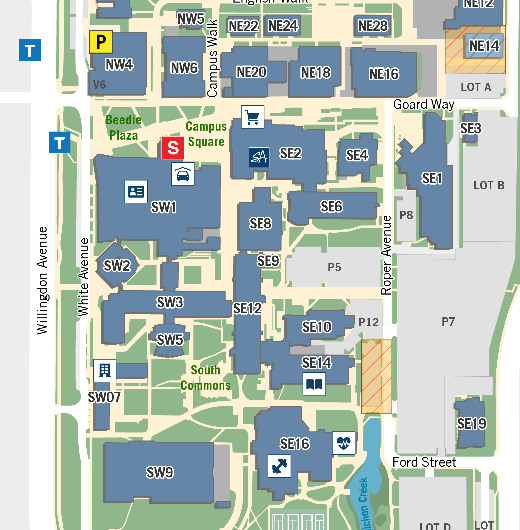
#> input picture data/campus/visual/campus-wayfinding-central.png, 520 x 530 px
$ python -i prepare_visual_maps.py   (imports and definitions only)
#> lines starting #> are read from the running program, lines starting #| are printed output that depends on the picture
"""Build reproducible visual and geometric evidence from the downloaded BCIT PDFs.

No network or model calls. Source PDFs remain unmodified. Extracted drawing paths
are not asserted to be walls, doors, accessible passages, or routing topology.
Usage: python scripts/prepare_visual_maps.py [--workers 3]
"""
from concurrent.futures import ProcessPoolExecutor
from datetime import datetime, timezone
from pathlib import Path
import argparse
import hashlib
import json
import math
import pdfplumber
from PIL import Image, ImageDraw, ImageFont
from PIL.PngImagePlugin import PngInfo

ROOT = Path(__file__).resolve().parents[1]
CAMPUS = ROOT / 'data/campus'
OUTPUT = CAMPUS / 'visual'
ATTRIBUTION = '© British Columbia Institute of Technology'
TILES = [('nw', [0, 0, .55, .55]), ('ne', [.45, 0, 1, .55]),
         ('sw', [0, .45, .55, 1]), ('se', [.45, .45, 1, 1])]


def digest(path):
    return hashlib.sha256(path.read_bytes()).hexdigest()


# [60 lines left out: functions write_json, image_record, process_wayfinding_map, resized, scalar, not called in this run]


def process_source(source):
    path = ROOT / source['file']
    if digest(path) != source['sha256']:
        raise ValueError(f"Source hash mismatch: {source['id']}")
    evidence_path = CAMPUS / 'text' / f"{source['id']}.json"
    evidence = json.loads(evidence_path.read_text()) if evidence_path.exists() else {'pages': []}
    results = []
    with pdfplumber.open(path) as document:
        for number, page in enumerate(document.pages, 1):
            plan_id = f"{source['id']}-p{number}"
            width, height = float(page.width), float(page.height)
            # 180 dpi preserves drawing detail; AI receives bounded overviews/tiles.
            raster = page.to_image(resolution=180).original.convert('RGB')
            folder = OUTPUT / 'png' / plan_id
            full = image_record(folder / 'full.png', raster)
            overview = image_record(folder / 'overview.png', resized(raster, 1600))
            tile_records = []
            for tile_id, bounds in TILES:
                pixels = [round(bounds[0] * raster.width), round(bounds[1] * raster.height),
                          round(bounds[2] * raster.width), round(bounds[3] * raster.height)]
                tile = image_record(folder / f'{tile_id}.png', resized(raster.crop(pixels), 1200))
                tile_records.append({'id': tile_id, 'bounds': bounds, **tile})
            primitives = []
            segments = []
            for kind, items in [('line', page.lines), ('rectangle', page.rects), ('curve', page.curves)]:
                for index, item in enumerate(items):
                    primitive_id = f'{kind}-{index + 1}'
                    bounds = [item['x0'], item['top'], item['x1'], item['bottom']]
                    points = item.get('pts', [])
                    if kind == 'rectangle':
                        x0, y0, x1, y1 = bounds
                        points = [(x0,y0), (x1,y0), (x1,y1), (x0,y1), (x0,y0)]
                    primitive = {'id': primitive_id, 'kind': kind, 'bbox': scalar(bounds),
                        'points': scalar(points), 'strokeWidth': scalar(item.get('linewidth', 0)),
                        'strokeColor': scalar(item.get('stroking_color')),
                        'fillColor': scalar(item.get('non_stroking_color')),
                        'filled': bool(item.get('fill', False)), 'semanticClass': 'unclassified',
                        'sourceRef': f"{source['id']}#page={number}"}
                    if item.get('path'):
                        primitive['path'] = scalar(item['path'])
                    primitives.append(primitive)
                    # Long path segments are useful geometric evidence, not semantic wall labels.
                    for a, b in zip(points, points[1:]):
                        length = math.hypot(b[0]-a[0], b[1]-a[1])
                        if length < max(12, min(width,height)*.015):
                            continue
                        normalized = [a[0]/width, a[1]/height, b[0]/width, b[1]/height]
                        if any(v < -.002 or v > 1.002 for v in normalized):
                            continue
                        segments.append({'primitiveId': primitive_id,
                            'coordinates': [round(max(0,min(1,v)),5) for v in normalized],
                            'lengthPdfPoints': round(length,2), 'semanticClass': 'unclassified'})
            page_evidence = next((p for p in evidence['pages'] if p['page'] == number), {})
            labels = []
            for word in page.extract_words():
                labels.append({'text': word['text'], 'bbox': scalar([word['x0'],word['top'],word['x1'],word['bottom']]),
                               'method': 'embedded-pdf-text', 'verified': False})
            if not labels:
                labels = [{'text': item['text'], 'bbox': item['bbox'], 'method': 'local-ocr', 'verified': False}
                          for item in page_evidence.get('labelCandidates', [])]
            # Spatially distribute a bounded segment sample for model input.
            buckets = {}
            for segment in segments:
                x0,y0,x1,y1 = segment['coordinates']
                key = (min(3,int((x0+x1)*2)), min(3,int((y0+y1)*2)))
                buckets.setdefault(key, []).append(segment)
            for bucket in buckets.values():
                bucket.sort(key=lambda item: -item['lengthPdfPoints'])
            model_segments = []
            for rank in range(8):
                for key in sorted(buckets):
                    if rank < len(buckets[key]): model_segments.append(buckets[key][rank])
            geometry = {'schemaVersion': 1, 'id': plan_id, 'sourceId': source['id'],
                'sourceSha256': source['sha256'], 'sourceUrl': source['url'], 'page': number,
                'building': source['building'], 'floor': source['floor'], 'campus': 'Burnaby',
                'attribution': ATTRIBUTION, 'coordinateSystem': {'units': 'PDF points', 'origin': 'top-left',
                    'width': width, 'height': height, 'geographic': False, 'metersPerPoint': None,
                    'normalizedTransform': {'xDivisor': width, 'yDivisor': height}},
                'extraction': {'method': 'pdfplumber vector objects + existing text evidence',
                    'status': 'unreviewed', 'semanticClassification': 'unclassified',
                    'limitations': 'Lines/curves include annotations and symbols. No walls, doors, windows, room polygons, scale, accessibility or navigable edges have been verified.'},
                'primitives': primitives, 'longSegments': segments, 'labels': labels,
                'regions': [{'id': tile['id'], 'bounds': tile['bounds']} for tile in tile_records],
                'architecturalElements': [], 'routingEdges': [],
                'modelSummary': {'totalPrimitives': len(primitives), 'totalLongSegments': len(segments),
                    'sampledSegmentCount': len(model_segments), 'sampling': 'up to 8 longest per 4x4 grid cell; not complete topology',
                    'segments': model_segments, 'labels': labels, 'omittedLabelCount': 0}}
            geometry_path = OUTPUT / 'geometry' / f'{plan_id}.json'
            write_json(geometry_path, geometry, compact=True)
            results.append({'id': plan_id, 'sourceId': source['id'], 'building': source['building'],
                'floor': source['floor'], 'page': number, 'width': width, 'height': height,
                'sourceUrl': source['url'], 'sourceSha256': source['sha256'], 'sourceRef': f"{source['id']}#page={number}",
                'attribution': ATTRIBUTION, 'full': full, 'overview': overview, 'tiles': tile_records,
                'geometry': {'file': str(geometry_path.relative_to(ROOT)), 'url': '/' + str(geometry_path.relative_to(ROOT)), 'sha256': digest(geometry_path)},
                'primitiveCount': len(primitives), 'longSegmentCount': len(segments), 'labelCount': len(labels)})
    return results


# [48 lines left out: functions font, main, not called in this run]


# [2 lines not run here, left out]

>>> import cv2
>>> picture = cv2.imread('../data/campus/visual/campus-wayfinding-central.png', cv2.IMREAD_GRAYSCALE)
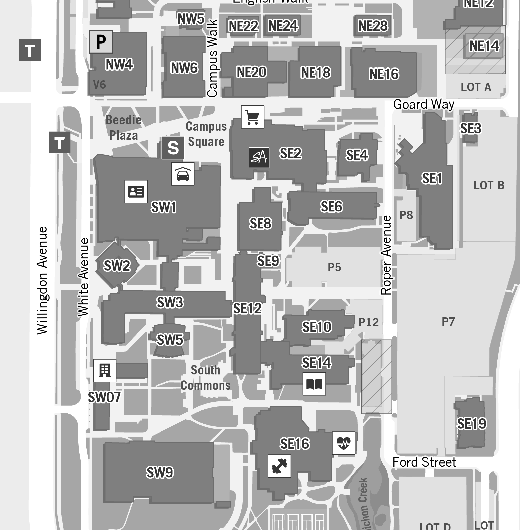
#> picture: shape (530, 520); min 0, max 255, mean 189.3
#> (the run stopped early here; a loop or call above may not have finished)
